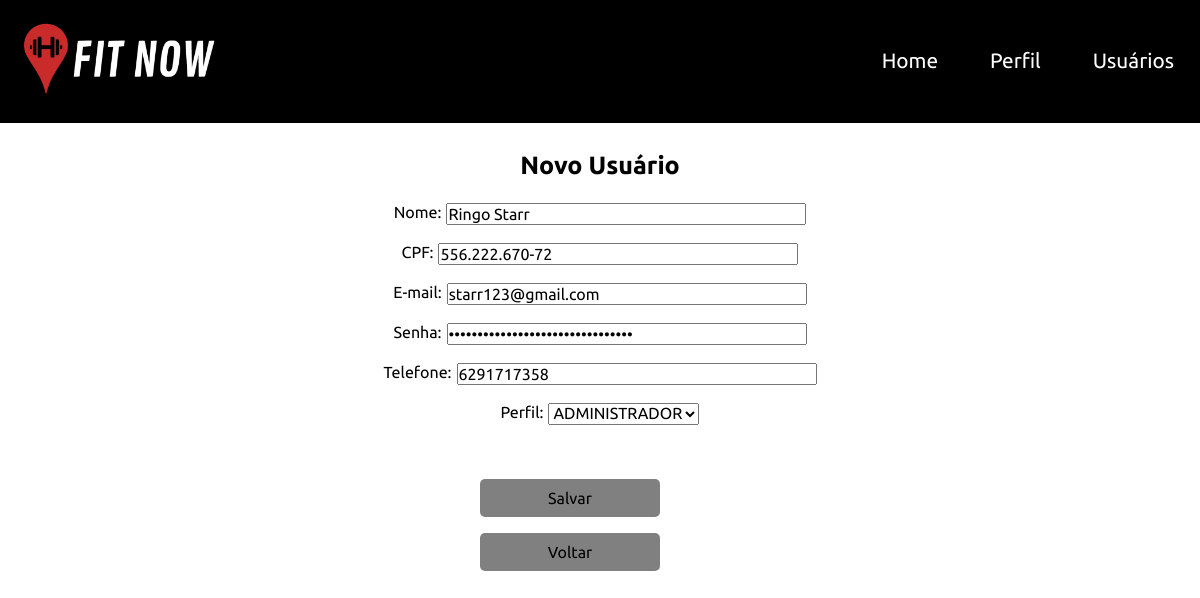
The page /usuarios/edit.php?id=3 on the database its author committed.
### tables this page shows
CREATE TABLE `Usuarios` (
	`idUsuarios` int not null primary key auto_increment,
    `nome` varchar(45) not null,
    `cpf` varchar(15) not null,
    `email` varchar(60) not null,
    `senha` varchar(60) not null,
    `telefone` varchar(11) not null,
    `perfil_id` int not null,
    foreign key (perfil_id) references Perfis(idPerfil)
);

### src/databases/conexao.php (called while the page is built, shortened)
<?php
    class Conexao
    {
        public static function getConexao()
        {
            try {
                return new PDO("mysql:host=localhost;dbname=fitnowbd;", "root", "");
            } catch(Exception $e) {
                echo 'Erro ao conectar com o banco de dados . ' . $e->getMessage();
            }
        }
    }

### src/dao/perfildao.php (called while the page is built, shortened)
<?php
require_once __DIR__ ."/../databases/conexao.php";
class PerfilDAO{
    public function __construct(){
        $this->dbh = Conexao::getConexao();
    }
    public function getAll(){
        $query = "SELECT * FROM fitnowbd.perfis;";
        $stmt = $this->dbh->query($query);
        $rows = $stmt->fetchAll();
        $this->dbh = null;
        return $rows;
    }
}

### usuarios/edit.php (the view, shortened to what this page needs)
<?php
require_once __DIR__ ."/../src/dao/perfildao.php";
include_once '../src/databases/conexao.php';
$dbh = Conexao::getConexao();
$id = isset($_GET['id']) ? (int) $_GET['id'] : 0;
$query = "SELECT * FROM fitnowbd.usuarios WHERE idUsuarios = :id;";
$stmt = $dbh->prepare($query);
$stmt->bindParam(':id', $id);
$stmt->execute();
$usuario = $stmt->fetch(PDO::FETCH_BOTH);
$perfilDAO = new PerfilDAO();
$perfis = $perfilDAO->getAll();
?>
<!DOCTYPE html>
<html lang="pt-br">
<head>
    <link href="../assests/css/boot.css" rel="stylesheet">
    <link href="../assests/css/fonticon.css" rel="stylesheet">
    <link rel="stylesheet" href="../assests/css/modal.css">
    <link rel="stylesheet" href="../assests/css/login.css">
    <link rel="stylesheet" href="../assests/css/styles.css">
    <link rel="stylesheet" href="../assests/css/index_perfil.css">
</head>
<header class="main_header">
    <div class="main_header_content">
        <a href="home.html" class="logo">
            <img id="logofit" src="../img/logofit.png" alt="FITNOW - A qualquer hora e qualquer lugar"
                title="FITNOW - A qualquer hora e qualquer lugar"></a>
        <nav class="main_header_content_menu">
            <ul>
                <li><a href="">Home</a></li>
                <li><a href="../perfis/index.php">Perfil</a></li>
                <li><a href="index.php">Usuários</a></li>
            </ul>
        </nav>
    </div>
</header>
<br>
<body>
    <h1>Novo Usuário</h1>
    <br>
    <form action="update.php" method="post">
        <div class="form_center">
            <label for="nome">Nome:</label><br>
            <input type="text" name="nome" placeholder="Informe seu nome." size="80" required autofocus value="<?= htmlspecialchars($usuario['nome']) ?>"><br>
        </div>
        <br>
        <div class="form_center">
            <label for="cpf">CPF:</label><br>
            <input type="text" name="cpf" id="" placeholder="Informe seu CPF." maxlength="15" required value="<?= htmlspecialchars($usuario['cpf']) ?>"><br>
        </div>
        <br>
        <div class="form_center">
            <label for="email">E-mail:</label><br>
            <input type="email" name="email" placeholder="Informe seu e-mail." size="80" required autofocus value="<?= htmlspecialchars($usuario['email']) ?>"><br>
        </div>
        <br>
        <div class="form_center">
            <label for="senha">Senha:</label><br>
            <input type="password" name="senha" id="" placeholder="Informe sua senha." required value="<?= htmlspecialchars($usuario['senha']) ?>"><br>
        </div>
        <br>
        <div class="form_center">
            <label for="telefone">Telefone:</label><br>
            <input type="number" name="telefone" id="" placeholder="Informe seu telefone." maxlength="11" required value="<?= htmlspecialchars($usuario['telefone']) ?>"><br>
        </div>
        <br>
        <div class="form_center">
            <label for="perfil">Perfil:</label><br>
            <select name="perfil" id="">
                <?php foreach ($perfis as $perfil): ?>
                    <option value="<?= $perfil['idPerfil'] ?>">
                        <?= $perfil['nome'] ?>
                    </option>
                <?php endforeach ?>
            </select><br>
        </div>
        <br><br><br>
        <button class="btn" type="submit">Salvar</button>
    </form>
    <br><br><br>
    <a href="index.php"><button class="btn">Voltar</button></a>
</body>
</html>

### assests/css/boot.css (style rules this page uses)
* { padding: 0; margin: 0; box-sizing: border-box; text-decoration: none; font-size: 1em; font-family: 'Ubuntu', sans-serif; }

### assests/css/styles.css (style rules this page uses)
.main_header { width: 100%; background-color: black; }
.main_header .main_header_content { max-width: 1300px; margin: 0 auto; display: flex; flex-wrap: wrap; }
.main_header .main_header_content .logo { flex-basis: 330px; padding: 20px; width: 290px; }
#logofit { width: 200px; }
.main_header .main_header_content .main_header_content_menu { flex-basis: calc(100% - 330px); display: flex; justify-content: flex-end; }
.main_header_content_menu ul { display: flex; align-items: stretch; }
.main_header_content_menu ul li { list-style: none; display: flex; align-items: center; }
.main_header_content_menu ul li a { padding: 0 26px; display: flex; font-size: 1.3rem; align-items: center; height: 100%; color:white; }

### assests/css/index_perfil.css (style rules this page uses)
* { margin: 0; padding: 0; box-sizing: border-box; }
h1 { text-align: center; font-size: 25px; margin-top: 10px; margin-bottom: 5px; }
.btn { display: block; margin: 0 auto; background-color: grey; color: black; border-radius: 5px; border: none; padding: 10px 20px; text-align: center; width: 15%; margin: auto; }

### usuarios/edit.php (style rules this page uses)
.form_center { display: flex; justify-content: center; }
form label { margin-right: 5px; }
form input { width: 30%; }
.btn { background-color: grey; color: black; border-radius: 5px; border: none; padding: 10px 20px; position: absolute; right: 45%; }

### rows shown on the page
usuarios: nome "Ringo Starr", cpf "556.222.670-72", email "starr123@gmail.com", telefone "6291717358"

### other values the page prints
form field perfil "ADMINISTRADOR"
